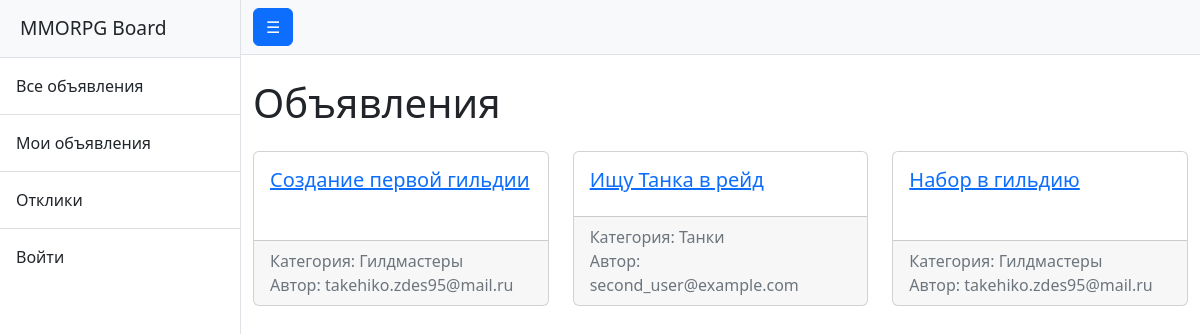
Before: / with the older database file.
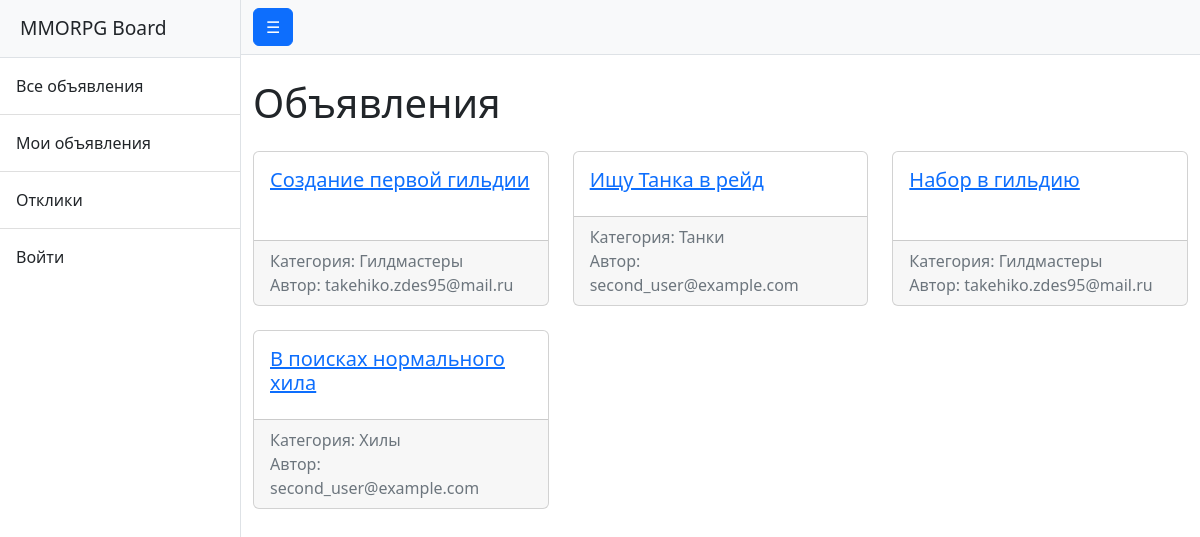
After: the same page with the newer database file.
### board/models.py (models this page shows, shortened)
class Advertisement(models.Model):
    author = models.ForeignKey(User, on_delete=models.CASCADE, related_name='advertisements')
    category = models.ForeignKey(Category, on_delete=models.PROTECT, related_name='advertisements')
    title = models.CharField(max_length=200)
    content = RichTextUploadingField()
    created_at = models.DateTimeField(auto_now_add=True)
    updated_at = models.DateTimeField(auto_now=True)

class Category(models.Model):
    name = models.CharField(max_length=50, unique=True)

### accounts/models.py (models this page shows)
class User(AbstractUser):
    username = None
    email = models.EmailField(unique=True)
    USERNAME_FIELD = 'email'
    REQUIRED_FIELDS = []
    objects = UserManager()

### board/views.py (the view)
# urls.py: path('', AdvertisementListView.as_view(), name='advertisement_list'),
class AdvertisementListView(ListView):
    model = Advertisement
    template_name = 'board/advertisement_list.html'
    context_object_name = 'advertisements'

### board/templates/board/advertisement_list.html (shortened to what this page needs)
{% extends "base.html" %}
{% block content %}
<h1 class="mb-4">Объявления</h1>
{% if advertisements %}
    <div class="row">
        {% for ad in advertisements %}
            <div class="col-md-6 col-lg-4 mb-4">
                <div class="card h-100">
                    <div class="card-body">
                        <h5 class="card-title">
                            <a href="{% url 'board:advertisement_detail' ad.pk %}">
                                {{ ad.title }}
                            </a>
                        </h5>
                    </div>
                    <div class="card-footer text-muted">
                        Категория: {{ ad.category.name }}<br>
                        Автор: {{ ad.author.email }}
                    </div>
                </div>
            </div>
        {% endfor %}
    </div>
{% else %}
    <p>Объявлений пока нет.</p>
{% endif %}
{% endblock %}

Changed rows visible on the page:
added Advertisement: title "В поисках нормального хила", category.name "Хилы", author.email "second_user@example.com"
